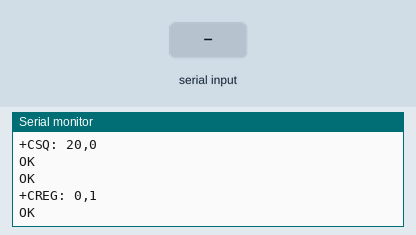
Simulated run of this sketch. Board: Arduino Uno, built with avr-gcc and run on an emulated ATmega328P. On the bench: the last lines printed to the serial monitor. Inputs (shaded band) come from the test bench. The modem accepts every AT command (registered, SIM ready, sends succeed) and sends nothing else.

Above: at 4.2 s.
4.3 s: "1" received over the second serial link
At 5.7 s:
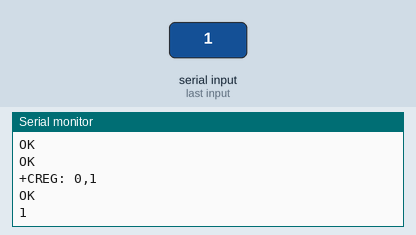
6.0 s: "0" received over the second serial link
At 6.9 s:
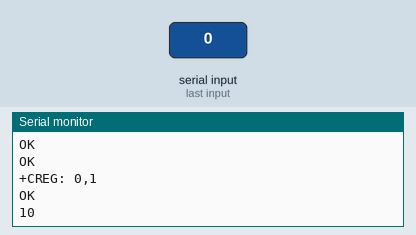

The sketch:

GSMCode1.ino
```cpp
#include <SoftwareSerial.h>

//Create software serial object to communicate with SIM900
SoftwareSerial mySerial(7, 8); //SIM900 Tx & Rx is connected to Arduino #7 & #8

void setup()
{
  //Begin serial communication with Arduino and Arduino IDE (Serial Monitor)
  Serial.begin(9600);

  //Begin serial communication with Arduino and SIM900
  mySerial.begin(9600);

  Serial.println("Initializing...");
  delay(1000);

  mySerial.println("AT"); //Handshaking with SIM900
  updateSerial();
  mySerial.println("AT+CSQ"); //Signal quality test, value range is 0-31 , 31 is the best
  updateSerial();
  mySerial.println("AT+CCID"); //Read SIM information to confirm whether the SIM is plugged
  updateSerial();
  mySerial.println("AT+CREG?"); //Check whether it has registered in the network
  updateSerial();
}

void loop()
{
  updateSerial();
}

void updateSerial()
{
  delay(500);
  while (Serial.available())
  {
    mySerial.write(Serial.read());//Forward what Serial received to Software Serial Port
  }
  while(mySerial.available())
  {
    Serial.write(mySerial.read());//Forward what Software Serial received to Serial Port
  }
}
```

Measured:
- after the input at 4.3 s, the serial monitor: prints a new line after 0.24 s (image 1)
- after the input at 6.0 s, the serial monitor: prints a new line at once (image 2)
